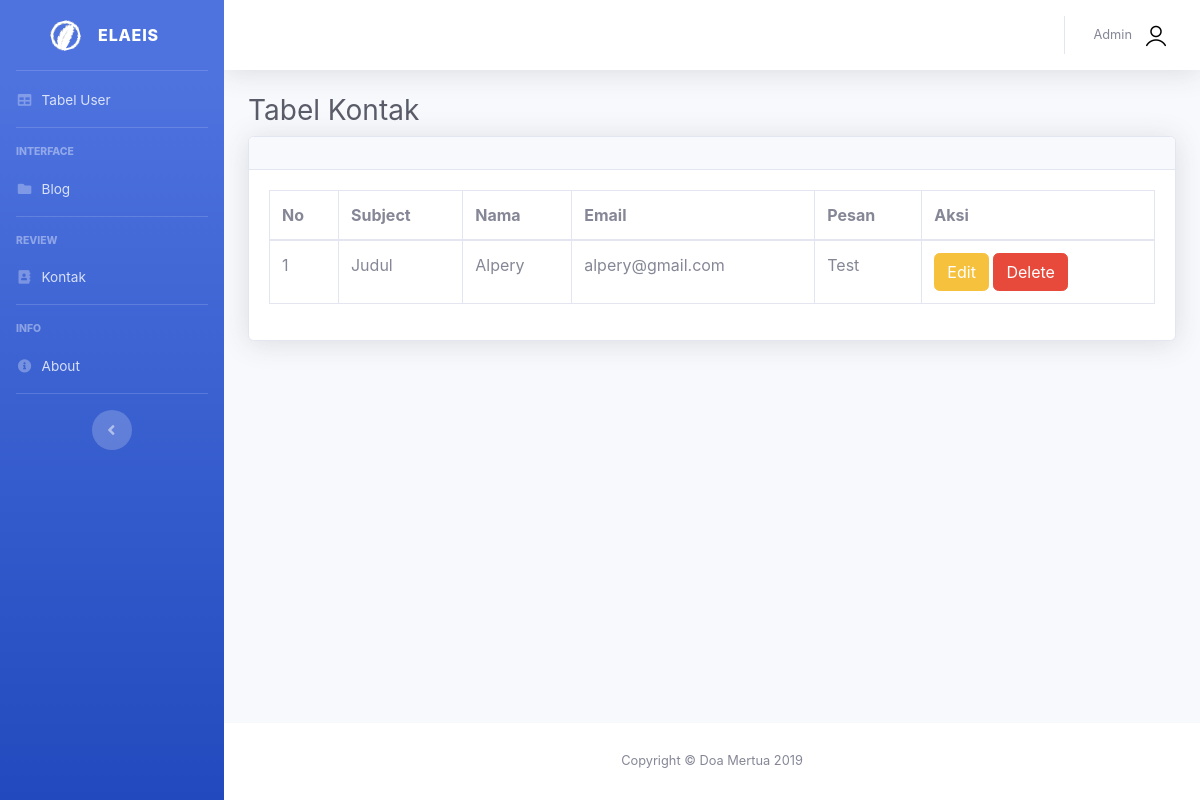
The page /index.php/kontak on the database as committed earlier.
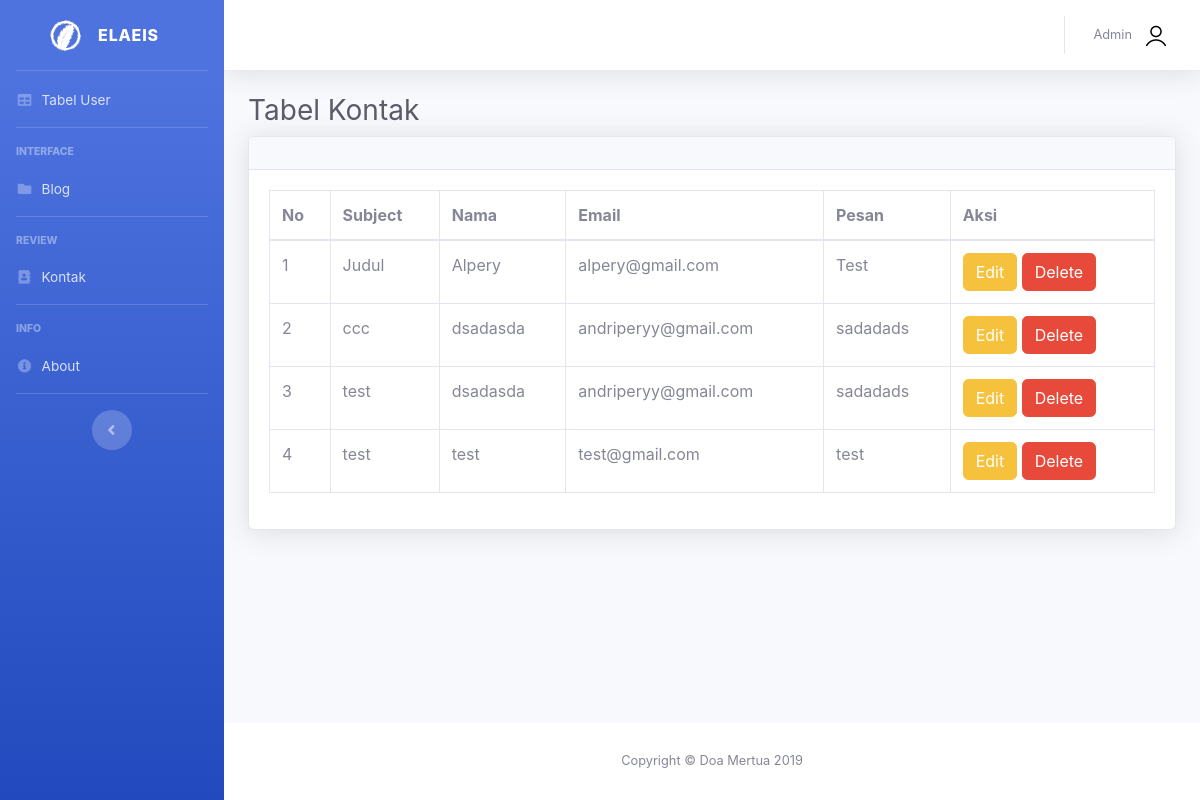
The same page on the database as committed later.
### tables this page shows
CREATE TABLE `kontak` (
  `id_kontak` int(11) NOT NULL,
  `subject` varchar(50) NOT NULL,
  `nama` varchar(50) NOT NULL,
  `email` varchar(50) NOT NULL,
  `pesan` varchar(300) NOT NULL
);

### application/controllers/Kontak.php (called while the page is built, shortened)
<?php
class Kontak extends CI_Controller {
	function __construct()
	{
		$this->load->model('User_model');
	}
	public function index()
	{
		$data_kontak = $this->User_model->select("kontak");
		$kontak['kontak'] = $data_kontak;
		$this->load->view('tabelkontak', $kontak);
	}
}
?>

### index.php (called while the page is built, shortened)
<?php
require_once BASEPATH.'core/CodeIgniter.php';

### application/models/User_model.php (called while the page is built, shortened)
<?php
class User_model extends CI_Model
{
	public function select($select)
	{
		return $this->db->get($select)->result();
	}
}
 ?>

### application/views/tabelkontak.php (the view, shortened to what this page needs)
        <div class="container-fluid">
          <h1 class="h3 mb-2 text-gray-800">Tabel Kontak</h1>
          <div class="card shadow mb-4">
            <div class="card-header py-3">
            </div>
            <div class="card-body">
              <div class="table-responsive">
                <table class="table table-bordered" id="dataTable" width="100%" cellspacing="0">
                  <thead>
                    <tr>
                      <th>No</th>
                      <th>Subject</th>
                      <th>Nama</th>
                      <th>Email</th>
                      <th>Pesan</th>
                      <th>Aksi</th>
                    </tr>
                  </thead>
                  <tbody>
                    <?php
                      foreach ($kontak as $key => $value) {
                    ?>
                    <tr>
                      <td><?php echo $key+1 ?></td>
                      <td><?php echo $value->subject; ?></td>
                      <td><?php echo $value->nama; ?></td>
                      <td><?php echo $value->email; ?></td>
                      <td><?php echo $value->pesan; ?></td>
                      <td>
                        <a href="<?php echo site_url('kontak/update/'.$value->id_kontak);?>" class="btn btn-warning">Edit</a>
                        <a href="<?php echo site_url('kontak/delete/'.$value->id_kontak);?>" onClick="return confirm('Apakah ingin menghapus data ini')" class="btn btn-danger">Delete</a>
                      </td>
                    </tr>
                    <?php } ?>
                  </tbody>
                </table>
              </div>
            </div>
          </div>
        </div>
      </div>
      <footer class="sticky-footer bg-white">
        <div class="container my-auto">
          <div class="copyright text-center my-auto">
            <span>Copyright &copy; Doa Mertua 2019</span>
          </div>
        </div>
      </footer>
    </div>
  </div>
</body>
</html>

Rows that differ between the two databases and show on the page:
added kontak: subject "ccc", nama "dsadasda", email "andriperyy@gmail.com", pesan "sadadads"
added kontak: subject "test", nama "dsadasda", email "andriperyy@gmail.com", pesan "sadadads"
added kontak: subject "test", nama "test", email "test@gmail.com", pesan "test"
